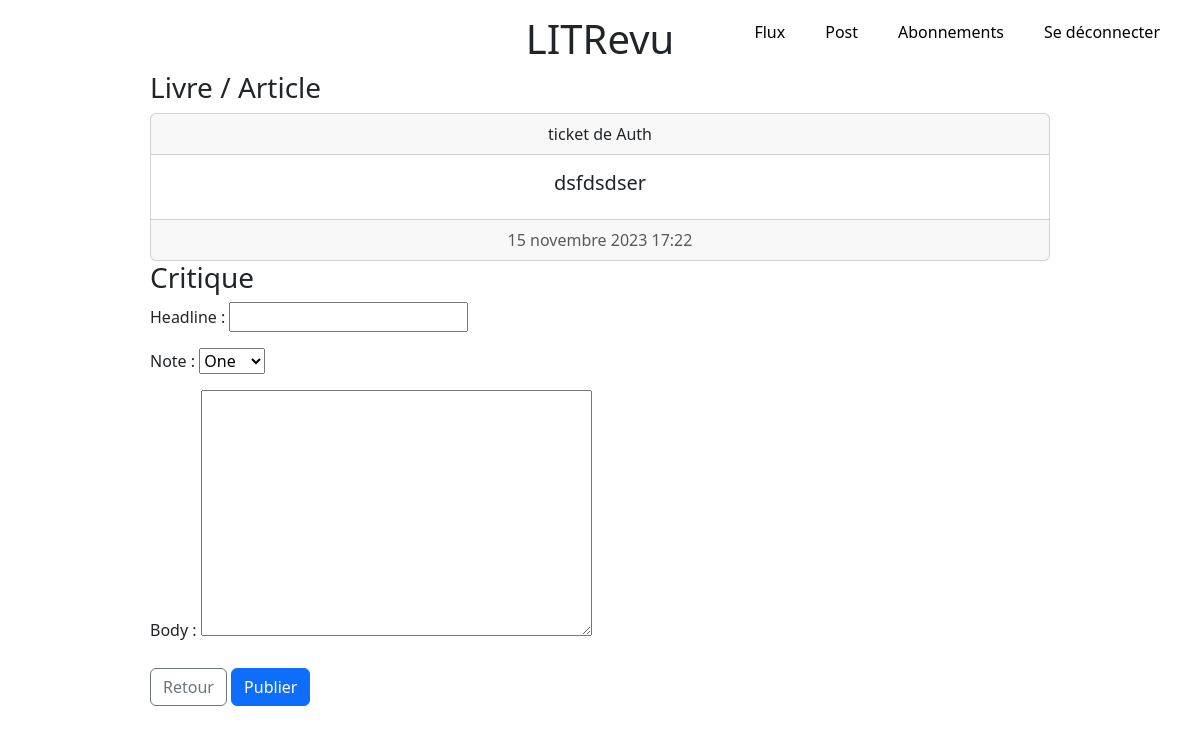
/ticketAnswer/5 (signed in), run on the app's committed database.
### book/models/ticket.py (models this page shows, shortened)
class Ticket(models.Model):
    title = models.CharField(max_length=128)
    description = models.TextField(max_length=128, blank=True)
    user = models.ForeignKey(User, on_delete=models.CASCADE)
    image = models.ImageField(blank=True, null=True)
    time_created = models.DateTimeField(auto_now_add=True)

### authentication/models.py (models this page shows, shortened)
class User(AbstractUser):
    profile_photo = models.ImageField()

### book/views.py (the view, shortened to what this page needs)
@login_required
def ticket_answer(request, pk):
    review_form = forms.ReviewForm()
    ticket = Ticket.objects.filter(pk=pk)[0]
    if not UserFollows.objects.filter(
        user=request.user, followed_user=ticket.user
    ).exists():
        return redirect('home')
    context = {
        'review_form': review_form,
        'ticket': ticket,
    }
    return render(request, 'book/ticketAnswer.html', context=context)

### book/forms.py
class ReviewForm(forms.ModelForm):
    RATING_CHOICES = (
        (1, "One"),
        (2, "Two"),
        (3, "Three"),
        (4, "Four"),
        (5, "Five"),
    )
    rating = forms.ChoiceField(choices=RATING_CHOICES, label="Note")
    class Meta:
        model = models.Review
        fields = ['headline', 'rating', 'body']

### book/templates/book/ticketAnswer.html (shortened to what this page needs)
{% extends 'base.html' %}
{% block content %}
<h3>Livre / Article</h3>
{% include 'book/partials/ticket.html' with ticket=ticket %}
<div class="card-body">
    <form method="post" enctype="multipart/form-data">
        <h3>Critique</h3>
        {{ review_form.as_p }}
        <a href="{% url 'home' %}" class="btn btn-outline-secondary">Retour</a>
        <button class="btn btn-primary" type="submit" >Publier</button>
    </form>
</div>
{% endblock content %}

### book/templates/book/partials/ticket.html (shortened to what this page needs)
{% block content %}
    <div class="card text-center" style="margin: auto;">
        <div class="card-header"> ticket de {{ ticket.user.username }}</div>
        <div class="card-body">
        <h5 class="card-title">{{ ticket.title }}</h5>
        </div>
        <div class="card-footer text-muted">{{ ticket.time_created }}</div>
    </div>
{% endblock content %}

### static/main.css (style rules this page uses)
body { width: 100%; margin-left: auto; margin-right: auto; font-size: 18px; }
.card { margin: 10px; }
.btn { margin-top: 10px; margin-bottom: 10px; }

### data on the page
Ticket: user.username "Auth", title "dsfdsdser", time_created "15 novembre 2023 17:22"
